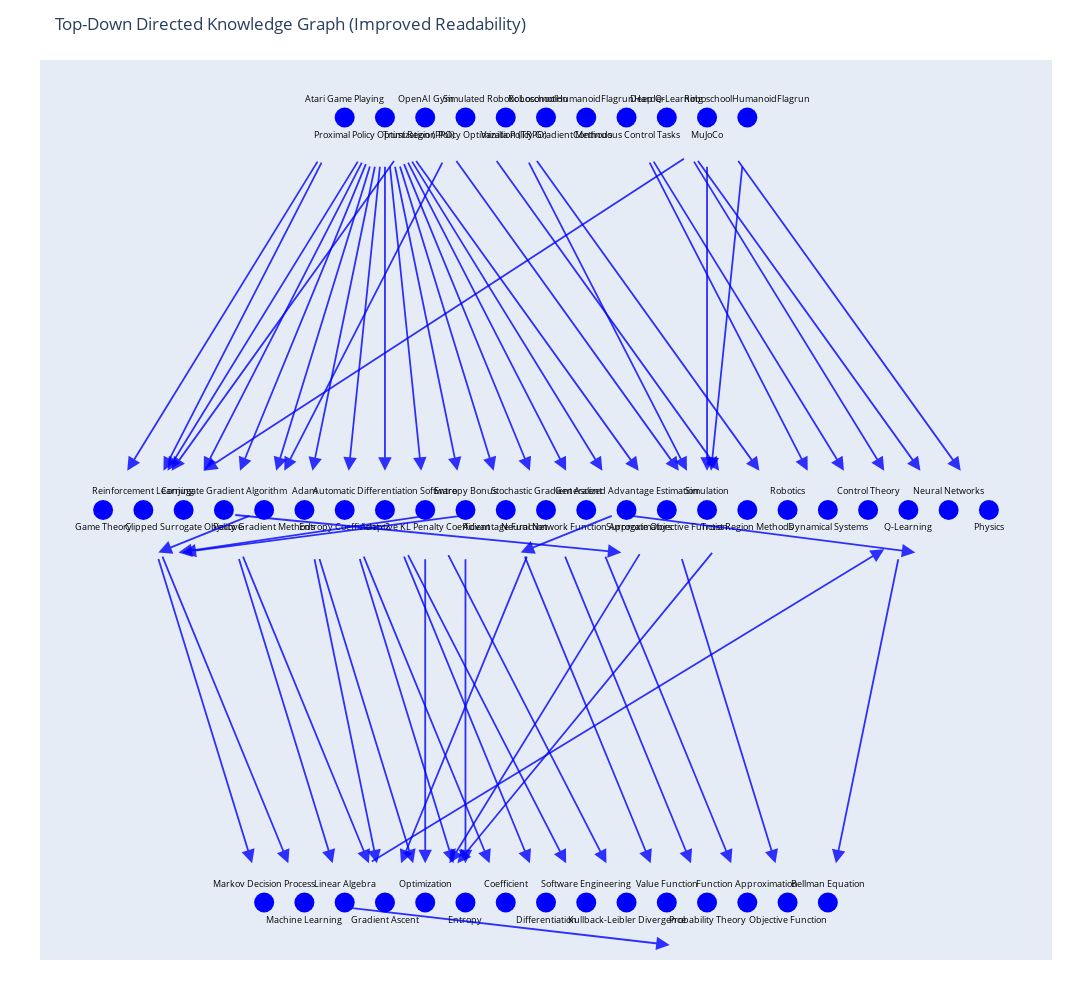

The code cell stored with this chart in its notebook:
### Code cell
fig = create_directed_tree_graph_from_graph_object(graph)
fig.show()

### Figure 1 — Plotly figure (JSON) as saved in the notebook; plotly's stock layout.template omitted (floating-point values rounded to 4 significant figures)
{"data": [{"hoverinfo": "text", "marker": {"color": "blue", "size": 20}, "mode": "markers+text", "showlegend": false, "text": ["Markov Decision Process", "Machine Learning", "Linear Algebra", "Gradient Ascent", "Optimization", "Entropy", "Coefficient", "Differentiation", "Software Engineering", "Kullback-Leibler Divergence", "Value Function", "Probability Theory", "Function Approximation", "Objective Function", "Bellman Equation", "Game Theory", "Reinforcement Learning", "Clipped Surrogate Objective", "Conjugate Gradient Algorithm", "Policy Gradient Methods", "Adam", "Entropy Coefficient c2", "Automatic Differentiation Software", "Adaptive KL Penalty Coefficient", "Entropy Bonus", "Advantage Function", "Stochastic Gradient Ascent", "Neural Network Function Approximators", "Generalized Advantage Estimation", "Surrogate Objective Function", "Simulation", "Trust Region Methods", "Robotics", "Dynamical Systems", "Control Theory", "Q-Learning", "Neural Networks", "Physics", "Atari Game Playing", "Proximal Policy Optimization (PPO)", "OpenAI Gym", "Trust Region Policy Optimization (TRPO)", "Simulated Robotic Locomotion", "Vanilla Policy Gradient Methods", "RoboschoolHumanoidFlagrunHarder", "Continuous Control Tasks", "Deep Q-Learning", "MuJoCo", "RoboschoolHumanoidFlagrun"], "textfont": {"color": "black", "size": 9}, "textposition": ["top center", "bottom center", "top center", "bottom center", "top center", "bottom center", "top center", "bottom center", "top center", "bottom center", "top center", "bottom center", "top center", "bottom center", "top center", "bottom center", "top center", "bottom center", "top center", "bottom center", "top center", "bottom center", "top center", "bottom center", "top center", "bottom center", "top center", "bottom center", "top center", "bottom center", "top center", "bottom center", "top center", "bottom center", "top center", "bottom center", "top center", "bottom center", "top center", "bottom center", "top center", "bottom center", "top center", "bottom center", "top center", "bottom center", "top center", "bottom center", "top center"], "type": "scatter", "x": [-17.5, -15, -12.5, -10, -7.5, -5, -2.5, 0, 2.5, 5, 7.5, 10, 12.5, 15, 17.5, -27.5, -25, -22.5, -20, -17.5, -15, -12.5, -10, -7.5, -5, -2.5, 0, 2.5, 5, 7.5, 10, 12.5, 15, 17.5, 20, 22.5, 25, 27.5, -12.5, -10, -7.5, -5, -2.5, 0, 2.5, 5, 7.5, 10, 12.5], "y": [-5, -5, -5, -5, -5, -5, -5, -5, -5, -5, -5, -5, -5, -5, -5, -2.5, -2.5, -2.5, -2.5, -2.5, -2.5, -2.5, -2.5, -2.5, -2.5, -2.5, -2.5, -2.5, -2.5, -2.5, -2.5, -2.5, -2.5, -2.5, -2.5, -2.5, -2.5, -2.5, 0, 0, 0, 0, 0, 0, 0, 0, 0, 0, 0]}], "layout": {"annotations": [{"arrowcolor": "blue", "arrowhead": 2, "arrowsize": 1.5, "arrowwidth": 1.8, "ax": 6, "axref": "x", "ay": -2.75, "ayref": "y", "opacity": 0.8, "showarrow": true, "x": -6, "xref": "x", "y": -4.75, "yref": "y"}, {"arrowcolor": "blue", "arrowhead": 2, "arrowsize": 1.5, "arrowwidth": 1.8, "ax": 8.25, "axref": "x", "ay": -2.75, "ayref": "y", "opacity": 0.8, "showarrow": true, "x": 14.25, "xref": "x", "y": -4.75, "yref": "y"}, {"arrowcolor": "blue", "arrowhead": 2, "arrowsize": 1.5, "arrowwidth": 1.8, "ax": -1.5, "axref": "x", "ay": -2.75, "ayref": "y", "opacity": 0.8, "showarrow": true, "x": 6.5, "xref": "x", "y": -4.75, "yref": "y"}, {"arrowcolor": "blue", "arrowhead": 2, "arrowsize": 1.5, "arrowwidth": 1.8, "ax": -4.73, "axref": "x", "ay": -2.53, "ayref": "y", "opacity": 0.8, "showarrow": true, "x": -22.57, "xref": "x", "y": -2.77, "yref": "y"}, {"arrowcolor": "blue", "arrowhead": 2, "arrowsize": 1.5, "arrowwidth": 1.8, "ax": -14, "axref": "x", "ay": -0.25, "ayref": "y", "opacity": 0.8, "showarrow": true, "x": -26, "xref": "x", "y": -2.25, "yref": "y"}, {"arrowcolor": "blue", "arrowhead": 2, "arrowsize": 1.5, "arrowwidth": 1.8, "ax": -13.75, "axref": "x", "ay": -0.25, "ayref": "y", "opacity": 0.8, "showarrow": true, "x": -23.75, "xref": "x", "y": -2.25, "yref": "y"}, {"arrowcolor": "blue", "arrowhead": 2, "arrowsize": 1.5, "arrowwidth": 1.8, "ax": -11.25, "axref": "x", "ay": -0.25, "ayref": "y", "opacity": 0.8, "showarrow": true, "x": -21.25, "xref": "x", "y": -2.25, "yref": "y"}, {"arrowcolor": "blue", "arrowhead": 2, "arrowsize": 1.5, "arrowwidth": 1.8, "ax": -11, "axref": "x", "ay": -0.25, "ayref": "y", "opacity": 0.8, "showarrow": true, "x": -19, "xref": "x", "y": -2.25, "yref": "y"}, {"arrowcolor": "blue", "arrowhead": 2, "arrowsize": 1.5, "arrowwidth": 1.8, "ax": -10.75, "axref": "x", "ay": -0.25, "ayref": "y", "opacity": 0.8, "showarrow": true, "x": -16.75, "xref": "x", "y": -2.25, "yref": "y"}, {"arrowcolor": "blue", "arrowhead": 2, "arrowsize": 1.5, "arrowwidth": 1.8, "ax": -10.5, "axref": "x", "ay": -0.25, "ayref": "y", "opacity": 0.8, "showarrow": true, "x": -14.5, "xref": "x", "y": -2.25, "yref": "y"}, {"arrowcolor": "blue", "arrowhead": 2, "arrowsize": 1.5, "arrowwidth": 1.8, "ax": -11.5, "axref": "x", "ay": -0.25, "ayref": "y", "opacity": 0.8, "showarrow": true, "x": -23.5, "xref": "x", "y": -2.25, "yref": "y"}, {"arrowcolor": "blue", "arrowhead": 2, "arrowsize": 1.5, "arrowwidth": 1.8, "ax": -10.25, "axref": "x", "ay": -0.25, "ayref": "y", "opacity": 0.8, "showarrow": true, "x": -12.25, "xref": "x", "y": -2.25, "yref": "y"}, {"arrowcolor": "blue", "arrowhead": 2, "arrowsize": 1.5, "arrowwidth": 1.8, "ax": -10, "axref": "x", "ay": -0.25, "ayref": "y", "opacity": 0.8, "showarrow": true, "x": -10, "xref": "x", "y": -2.25, "yref": "y"}, {"arrowcolor": "blue", "arrowhead": 2, "arrowsize": 1.5, "arrowwidth": 1.8, "ax": -9.75, "axref": "x", "ay": -0.25, "ayref": "y", "opacity": 0.8, "showarrow": true, "x": -7.75, "xref": "x", "y": -2.25, "yref": "y"}, {"arrowcolor": "blue", "arrowhead": 2, "arrowsize": 1.5, "arrowwidth": 1.8, "ax": -9.5, "axref": "x", "ay": -0.25, "ayref": "y", "opacity": 0.8, "showarrow": true, "x": -5.5, "xref": "x", "y": -2.25, "yref": "y"}, {"arrowcolor": "blue", "arrowhead": 2, "arrowsize": 1.5, "arrowwidth": 1.8, "ax": -9.25, "axref": "x", "ay": -0.25, "ayref": "y", "opacity": 0.8, "showarrow": true, "x": -3.25, "xref": "x", "y": -2.25, "yref": "y"}, {"arrowcolor": "blue", "arrowhead": 2, "arrowsize": 1.5, "arrowwidth": 1.8, "ax": -9, "axref": "x", "ay": -0.25, "ayref": "y", "opacity": 0.8, "showarrow": true, "x": -1, "xref": "x", "y": -2.25, "yref": "y"}, {"arrowcolor": "blue", "arrowhead": 2, "arrowsize": 1.5, "arrowwidth": 1.8, "ax": -8.75, "axref": "x", "ay": -0.25, "ayref": "y", "opacity": 0.8, "showarrow": true, "x": 1.25, "xref": "x", "y": -2.25, "yref": "y"}, {"arrowcolor": "blue", "arrowhead": 2, "arrowsize": 1.5, "arrowwidth": 1.8, "ax": -8.5, "axref": "x", "ay": -0.25, "ayref": "y", "opacity": 0.8, "showarrow": true, "x": 3.5, "xref": "x", "y": -2.25, "yref": "y"}, {"arrowcolor": "blue", "arrowhead": 2, "arrowsize": 1.5, "arrowwidth": 1.8, "ax": -8.25, "axref": "x", "ay": -0.25, "ayref": "y", "opacity": 0.8, "showarrow": true, "x": 5.75, "xref": "x", "y": -2.25, "yref": "y"}, {"arrowcolor": "blue", "arrowhead": 2, "arrowsize": 1.5, "arrowwidth": 1.8, "ax": -18.23, "axref": "x", "ay": -2.53, "ayref": "y", "opacity": 0.8, "showarrow": true, "x": -24.07, "xref": "x", "y": -2.77, "yref": "y"}, {"arrowcolor": "blue", "arrowhead": 2, "arrowsize": 1.5, "arrowwidth": 1.8, "ax": -9.25, "axref": "x", "ay": -0.25, "ayref": "y", "opacity": 0.8, "showarrow": true, "x": -23.25, "xref": "x", "y": -2.25, "yref": "y"}, {"arrowcolor": "blue", "arrowhead": 2, "arrowsize": 1.5, "arrowwidth": 1.8, "ax": -5.75, "axref": "x", "ay": -0.25, "ayref": "y", "opacity": 0.8, "showarrow": true, "x": 8.25, "xref": "x", "y": -2.25, "yref": "y"}, {"arrowcolor": "blue", "arrowhead": 2, "arrowsize": 1.5, "arrowwidth": 1.8, "ax": -6.25, "axref": "x", "ay": -2.75, "ayref": "y", "opacity": 0.8, "showarrow": true, "x": 3.75, "xref": "x", "y": -4.75, "yref": "y"}, {"arrowcolor": "blue", "arrowhead": 2, "arrowsize": 1.5, "arrowwidth": 1.8, "ax": -7.5, "axref": "x", "ay": -2.75, "ayref": "y", "opacity": 0.8, "showarrow": true, "x": -7.5, "xref": "x", "y": -4.75, "yref": "y"}, {"arrowcolor": "blue", "arrowhead": 2, "arrowsize": 1.5, "arrowwidth": 1.8, "ax": -6.25, "axref": "x", "ay": -0.25, "ayref": "y", "opacity": 0.8, "showarrow": true, "x": -16.25, "xref": "x", "y": -2.25, "yref": "y"}, {"arrowcolor": "blue", "arrowhead": 2, "arrowsize": 1.5, "arrowwidth": 1.8, "ax": -3.25, "axref": "x", "ay": -0.25, "ayref": "y", "opacity": 0.8, "showarrow": true, "x": 10.75, "xref": "x", "y": -2.25, "yref": "y"}, {"arrowcolor": "blue", "arrowhead": 2, "arrowsize": 1.5, "arrowwidth": 1.8, "ax": -1.25, "axref": "x", "ay": -0.25, "ayref": "y", "opacity": 0.8, "showarrow": true, "x": 8.75, "xref": "x", "y": -2.25, "yref": "y"}, {"arrowcolor": "blue", "arrowhead": 2, "arrowsize": 1.5, "arrowwidth": 1.8, "ax": -0.75, "axref": "x", "ay": -0.25, "ayref": "y", "opacity": 0.8, "showarrow": true, "x": 13.25, "xref": "x", "y": -2.25, "yref": "y"}, {"arrowcolor": "blue", "arrowhead": 2, "arrowsize": 1.5, "arrowwidth": 1.8, "ax": 10.5, "axref": "x", "ay": -2.75, "ayref": "y", "opacity": 0.8, "showarrow": true, "x": -5.5, "xref": "x", "y": -4.75, "yref": "y"}, {"arrowcolor": "blue", "arrowhead": 2, "arrowsize": 1.5, "arrowwidth": 1.8, "ax": 22, "axref": "x", "ay": -2.75, "ayref": "y", "opacity": 0.8, "showarrow": true, "x": 18, "xref": "x", "y": -4.75, "yref": "y"}, {"arrowcolor": "blue", "arrowhead": 2, "arrowsize": 1.5, "arrowwidth": 1.8, "ax": -11, "axref": "x", "ay": -4.75, "ayref": "y", "opacity": 0.8, "showarrow": true, "x": 21, "xref": "x", "y": -2.75, "yref": "y"}, {"arrowcolor": "blue", "arrowhead": 2, "arrowsize": 1.5, "arrowwidth": 1.8, "ax": -12.48, "axref": "x", "ay": -5.03, "ayref": "y", "opacity": 0.8, "showarrow": true, "x": 7.68, "xref": "x", "y": -5.27, "yref": "y"}, {"arrowcolor": "blue", "arrowhead": 2, "arrowsize": 1.5, "arrowwidth": 1.8, "ax": 4.77, "axref": "x", "ay": -2.53, "ayref": "y", "opacity": 0.8, "showarrow": true, "x": 22.93, "xref": "x", "y": -2.77, "yref": "y"}, {"arrowcolor": "blue", "arrowhead": 2, "arrowsize": 1.5, "arrowwidth": 1.8, "ax": 3.5, "axref": "x", "ay": -2.75, "ayref": "y", "opacity": 0.8, "showarrow": true, "x": 11.5, "xref": "x", "y": -4.75, "yref": "y"}, {"arrowcolor": "blue", "arrowhead": 2, "arrowsize": 1.5, "arrowwidth": 1.8, "ax": -14.25, "axref": "x", "ay": -2.75, "ayref": "y", "opacity": 0.8, "showarrow": true, "x": -8.25, "xref": "x", "y": -4.75, "yref": "y"}, {"arrowcolor": "blue", "arrowhead": 2, "arrowsize": 1.5, "arrowwidth": 1.8, "ax": -14.5, "axref": "x", "ay": -2.75, "ayref": "y", "opacity": 0.8, "showarrow": true, "x": -10.5, "xref": "x", "y": -4.75, "yref": "y"}, {"arrowcolor": "blue", "arrowhead": 2, "arrowsize": 1.5, "arrowwidth": 1.8, "ax": -1, "axref": "x", "ay": -2.75, "ayref": "y", "opacity": 0.8, "showarrow": true, "x": -9, "xref": "x", "y": -4.75, "yref": "y"}, {"arrowcolor": "blue", "arrowhead": 2, "arrowsize": 1.5, "arrowwidth": 1.8, "ax": 1, "axref": "x", "ay": -2.75, "ayref": "y", "opacity": 0.8, "showarrow": true, "x": 9, "xref": "x", "y": -4.75, "yref": "y"}, {"arrowcolor": "blue", "arrowhead": 2, "arrowsize": 1.5, "arrowwidth": 1.8, "ax": -19.25, "axref": "x", "ay": -2.75, "ayref": "y", "opacity": 0.8, "showarrow": true, "x": -13.25, "xref": "x", "y": -4.75, "yref": "y"}, {"arrowcolor": "blue", "arrowhead": 2, "arrowsize": 1.5, "arrowwidth": 1.8, "ax": -19, "axref": "x", "ay": -2.75, "ayref": "y", "opacity": 0.8, "showarrow": true, "x": -11, "xref": "x", "y": -4.75, "yref": "y"}, {"arrowcolor": "blue", "arrowhead": 2, "arrowsize": 1.5, "arrowwidth": 1.8, "ax": 6.25, "axref": "x", "ay": -0.25, "ayref": "y", "opacity": 0.8, "showarrow": true, "x": 16.25, "xref": "x", "y": -2.25, "yref": "y"}, {"arrowcolor": "blue", "arrowhead": 2, "arrowsize": 1.5, "arrowwidth": 1.8, "ax": 6.5, "axref": "x", "ay": -0.25, "ayref": "y", "opacity": 0.8, "showarrow": true, "x": 18.5, "xref": "x", "y": -2.25, "yref": "y"}, {"arrowcolor": "blue", "arrowhead": 2, "arrowsize": 1.5, "arrowwidth": 1.8, "ax": -9, "axref": "x", "ay": -2.75, "ayref": "y", "opacity": 0.8, "showarrow": true, "x": -1, "xref": "x", "y": -4.75, "yref": "y"}, {"arrowcolor": "blue", "arrowhead": 2, "arrowsize": 1.5, "arrowwidth": 1.8, "ax": -8.75, "axref": "x", "ay": -2.75, "ayref": "y", "opacity": 0.8, "showarrow": true, "x": 1.25, "xref": "x", "y": -4.75, "yref": "y"}, {"arrowcolor": "blue", "arrowhead": 2, "arrowsize": 1.5, "arrowwidth": 1.8, "ax": -24.25, "axref": "x", "ay": -2.75, "ayref": "y", "opacity": 0.8, "showarrow": true, "x": -18.25, "xref": "x", "y": -4.75, "yref": "y"}, {"arrowcolor": "blue", "arrowhead": 2, "arrowsize": 1.5, "arrowwidth": 1.8, "ax": -24, "axref": "x", "ay": -2.75, "ayref": "y", "opacity": 0.8, "showarrow": true, "x": -16, "xref": "x", "y": -4.75, "yref": "y"}, {"arrowcolor": "blue", "arrowhead": 2, "arrowsize": 1.5, "arrowwidth": 1.8, "ax": 9, "axref": "x", "ay": -0.25, "ayref": "y", "opacity": 0.8, "showarrow": true, "x": 21, "xref": "x", "y": -2.25, "yref": "y"}, {"arrowcolor": "blue", "arrowhead": 2, "arrowsize": 1.5, "arrowwidth": 1.8, "ax": 9.25, "axref": "x", "ay": -0.25, "ayref": "y", "opacity": 0.8, "showarrow": true, "x": 23.25, "xref": "x", "y": -2.25, "yref": "y"}, {"arrowcolor": "blue", "arrowhead": 2, "arrowsize": 1.5, "arrowwidth": 1.8, "ax": -11.75, "axref": "x", "ay": -2.75, "ayref": "y", "opacity": 0.8, "showarrow": true, "x": -5.75, "xref": "x", "y": -4.75, "yref": "y"}, {"arrowcolor": "blue", "arrowhead": 2, "arrowsize": 1.5, "arrowwidth": 1.8, "ax": -11.5, "axref": "x", "ay": -2.75, "ayref": "y", "opacity": 0.8, "showarrow": true, "x": -3.5, "xref": "x", "y": -4.75, "yref": "y"}, {"arrowcolor": "blue", "arrowhead": 2, "arrowsize": 1.5, "arrowwidth": 1.8, "ax": -19.48, "axref": "x", "ay": -2.53, "ayref": "y", "opacity": 0.8, "showarrow": true, "x": 4.68, "xref": "x", "y": -2.77, "yref": "y"}, {"arrowcolor": "blue", "arrowhead": 2, "arrowsize": 1.5, "arrowwidth": 1.8, "ax": -6.98, "axref": "x", "ay": -2.53, "ayref": "y", "opacity": 0.8, "showarrow": true, "x": -22.82, "xref": "x", "y": -2.77, "yref": "y"}, {"arrowcolor": "blue", "arrowhead": 2, "arrowsize": 1.5, "arrowwidth": 1.8, "ax": -5, "axref": "x", "ay": -2.75, "ayref": "y", "opacity": 0.8, "showarrow": true, "x": -5, "xref": "x", "y": -4.75, "yref": "y"}, {"arrowcolor": "blue", "arrowhead": 2, "arrowsize": 1.5, "arrowwidth": 1.8, "ax": 11.75, "axref": "x", "ay": -0.25, "ayref": "y", "opacity": 0.8, "showarrow": true, "x": 25.75, "xref": "x", "y": -2.25, "yref": "y"}, {"arrowcolor": "blue", "arrowhead": 2, "arrowsize": 1.5, "arrowwidth": 1.8, "ax": 10, "axref": "x", "ay": -0.25, "ayref": "y", "opacity": 0.8, "showarrow": true, "x": 10, "xref": "x", "y": -2.25, "yref": "y"}, {"arrowcolor": "blue", "arrowhead": 2, "arrowsize": 1.5, "arrowwidth": 1.8, "ax": 8.75, "axref": "x", "ay": -0.25, "ayref": "y", "opacity": 0.8, "showarrow": true, "x": -21.25, "xref": "x", "y": -2.25, "yref": "y"}, {"arrowcolor": "blue", "arrowhead": 2, "arrowsize": 1.5, "arrowwidth": 1.8, "ax": 12.25, "axref": "x", "ay": -0.25, "ayref": "y", "opacity": 0.8, "showarrow": true, "x": 10.25, "xref": "x", "y": -2.25, "yref": "y"}, {"arrowcolor": "blue", "arrowhead": 2, "arrowsize": 1.5, "arrowwidth": 1.8, "ax": 4.27, "axref": "x", "ay": -2.53, "ayref": "y", "opacity": 0.8, "showarrow": true, "x": -1.57, "xref": "x", "y": -2.77, "yref": "y"}], "autosize": true, "dragmode": "pan", "height": 1000, "hovermode": "closest", "margin": {"b": 40, "l": 40, "r": 40, "t": 60}, "title": {"text": "Top-Down Directed Knowledge Graph (Improved Readability)"}, "width": 1200, "xaxis": {"showgrid": false, "showticklabels": false, "zeroline": false}, "yaxis": {"showgrid": false, "showticklabels": false, "zeroline": false}}}
